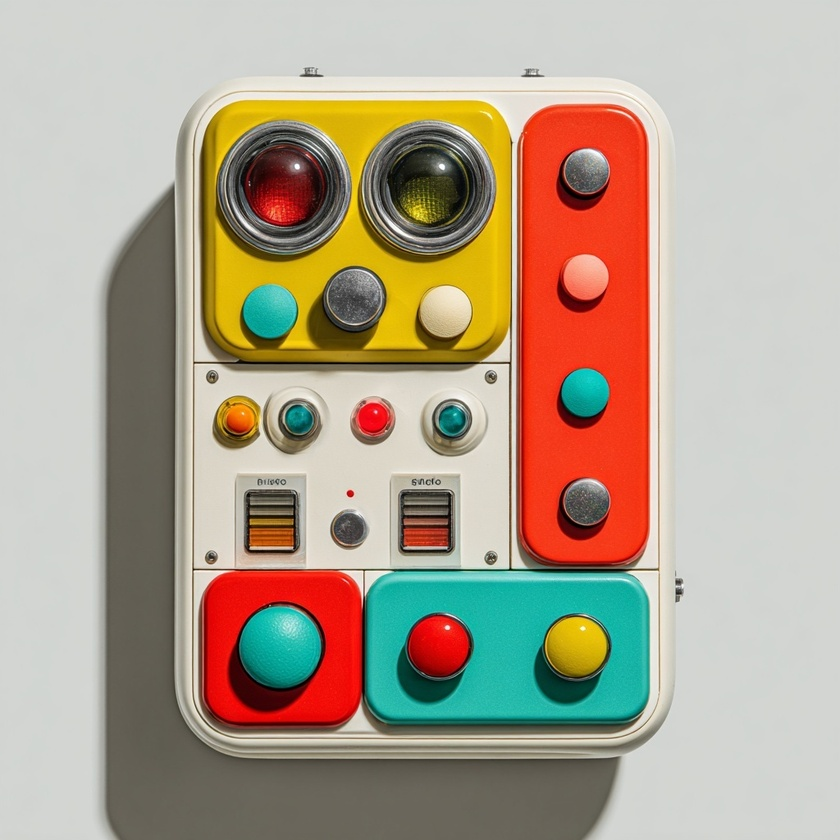
#> input picture test_images/IMG_8324.jpeg, 840 x 840 px, shrunk from 1024 x 1024 before the run
$ python -i classical.py   (imports and definitions only)
#> lines starting #> are read from the running program, lines starting #| are printed output that depends on the picture; after the words box and inside, x2 and y2 are one past the last pixel; in counts of white or black regions, pixels touching at a corner belong together
#> further down, picture is the input picture: shape (840, 840, 3); mean B, G, R 142.8, 161.6, 176.1
"""
Classical computer vision shadow detection baseline.

Implements illumination-invariant transforms and morphological analysis
to detect shadow regions in images.

Algorithm overview:
1. Convert RGB to illumination-invariant representations (HSV, log-chromaticity)
2. Compute soft shadow likelihood using:
   - Brightness/value channel (dark regions are likely shadows)
   - Local contrast (shadow regions are dark relative to neighborhood)
   - Color-invariance constraints (shadows maintain chromaticity)
3. Apply morphological cleanup and adaptive thresholding
4. Produce soft map (float32, 0..1) and binary mask (uint8/bool)

Limitations:
- Works best on natural images with clear light/shadow boundaries
- May struggle with stylized/AI-generated images
- Requires reasonable image contrast
"""

from dataclasses import dataclass
from typing import Any

import cv2
import numpy as np


@dataclass
class ShadowClassicalConfig:
    """Configuration for classical shadow detection."""

    # Thresholding
    brightness_percentile: float = 35.0
    """Percentile threshold for brightness-based shadow detection (0-100)."""

    local_window_size: int = 31
    """Size of local neighborhood for contrast computation (odd number)."""

    morph_open_size: int = 3
    """Kernel size for morphological opening (noise removal)."""

    morph_close_size: int = 5
    """Kernel size for morphological closing (hole filling)."""

    # Constraints
    chroma_variance_threshold: float = 0.15
    """Max chromaticity variance within shadow region (0-1)."""

    min_shadow_area_fraction: float = 0.001
    """Minimum shadow area as fraction of image size."""


def detect_shadows_classical(
    image_bgr: np.ndarray,
    config: ShadowClassicalConfig | None = None,
) -> dict[str, Any]:
    """
    Detect shadows in an image using classical CV techniques.

    This function implements a classical computer vision approach to shadow
    detection without deep learning. It uses illumination-invariant color
    spaces and morphological analysis.

    Args:
        image_bgr: Input image in BGR format (H×W×3, uint8)
        config: ShadowClassicalConfig with tunable parameters

    Returns:
        Dictionary containing:
            - shadow_soft: Soft shadow map (H×W float32, 0..1)
            - shadow_mask: Binary shadow mask (H×W uint8, 0-255)
            - debug: Dictionary with intermediate maps:
                - brightness: V channel from HSV
                - chroma_norm: Normalized chromaticity
                - local_contrast: Local contrast map
                - brightness_likelihood: Shadow likelihood from brightness
                - contrast_likelihood: Shadow likelihood from contrast
                - threshold_used: Adaptive threshold value
    """
    if config is None:
        config = ShadowClassicalConfig()

    if image_bgr is None or image_bgr.size == 0:
        raise ValueError("Invalid image")

    height, width = image_bgr.shape[:2]

    # ========== Step 1: Convert to illumination-invariant representations ==========

    # HSV: Extract value (brightness) channel
    hsv = cv2.cvtColor(image_bgr, cv2.COLOR_BGR2HSV).astype(np.float32)
    brightness = hsv[:, :, 2] / 255.0  # Normalize to [0, 1]

    # Log-chromaticity (illumination-invariant color)
    # Safe division: avoid log(0)
    img_float = image_bgr.astype(np.float32) + 1e-6
    log_r = np.log(img_float[:, :, 2])
    log_g = np.log(img_float[:, :, 1])
    log_b = np.log(img_float[:, :, 0])

    log_sum = log_r + log_g + log_b
    log_chromaticity = np.stack(
        [
            log_r - log_sum / 3.0,
            log_g - log_sum / 3.0,
            log_b - log_sum / 3.0,
        ],
        axis=2,
    )
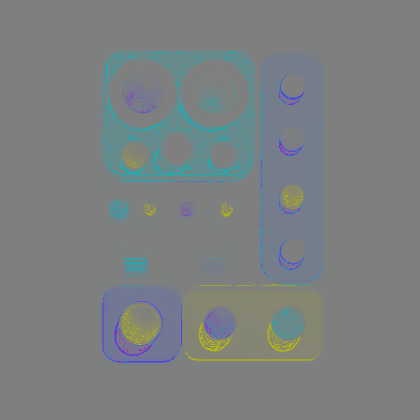
#> log_chromaticity: shape (840, 840, 3) float32 (shown at 1/2 size); mean of channels 0, 1, 2 0.224, 0.118, -0.341; drawn with min black and max white

    # Normalize chromaticity for comparison
    chroma_norm = np.linalg.norm(log_chromaticity, axis=2)
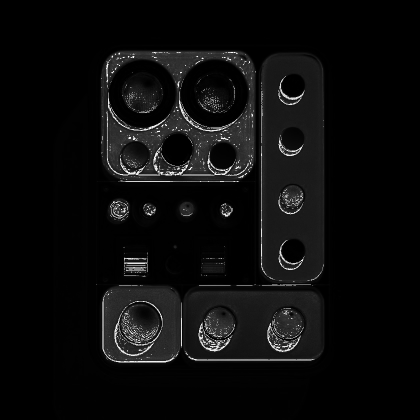
#> chroma_norm: shape (840, 840) float32 (shown at 1/2 size); min 0, max 15.74, mean 0.765; drawn with min black and max white
    chroma_norm = (chroma_norm - chroma_norm.min()) / (chroma_norm.max() - chroma_norm.min() + 1e-8)

    # ========== Step 2: Compute shadow likelihood maps ==========

    # Brightness-based likelihood: darker regions are likely shadows
    brightness_threshold = np.percentile(brightness, config.brightness_percentile)
#> brightness_threshold = 0.8
    brightness_likelihood = np.clip(
        (brightness_threshold - brightness) / (brightness_threshold + 1e-8),
        0,
        1,
    )

    # Local contrast: shadows are darker than their surroundings
    # Use morphological operations to estimate local brightness
    kernel_size = max(3, config.local_window_size - (config.local_window_size % 2))
    local_max = cv2.morphologyEx(
        (brightness * 255).astype(np.uint8),
        cv2.MORPH_DILATE,
        cv2.getStructuringElement(cv2.MORPH_ELLIPSE, (kernel_size, kernel_size)),
    )
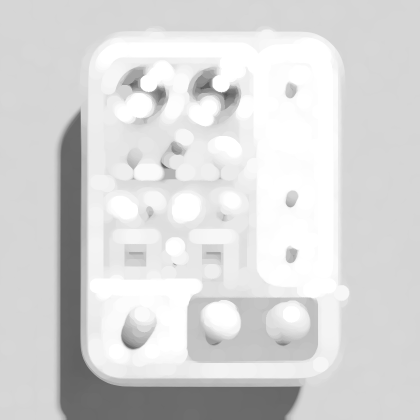
#> local_max: shape (840, 840) (shown at 1/2 size); min 83, max 255, mean 216.1
    local_contrast = 1.0 - (brightness * 255 / (local_max.astype(np.float32) + 1e-8))
    local_contrast = np.clip(local_contrast, 0, 1)

    # Combine: soft shadow map
    shadow_soft = brightness_likelihood * 0.6 + local_contrast * 0.4

    # ========== Step 3: Morphological cleanup ==========

    # Convert soft map to uint8 for morphology operations
    shadow_uint8 = (shadow_soft * 255).astype(np.uint8)

    # Opening: remove small noise
    open_kernel = cv2.getStructuringElement(
        cv2.MORPH_ELLIPSE,
        (config.morph_open_size, config.morph_open_size),
    )
    shadow_opened = cv2.morphologyEx(shadow_uint8, cv2.MORPH_OPEN, open_kernel, iterations=1)

    # Closing: fill holes
    close_kernel = cv2.getStructuringElement(
        cv2.MORPH_ELLIPSE,
        (config.morph_close_size, config.morph_close_size),
    )
    shadow_closed = cv2.morphologyEx(shadow_opened, cv2.MORPH_CLOSE, close_kernel, iterations=1)

    # ========== Step 4: Binary mask via adaptive threshold ==========

    # Use Otsu's method for automatic threshold selection
    _, shadow_mask = cv2.threshold(shadow_closed, 0, 255, cv2.THRESH_BINARY + cv2.THRESH_OTSU)
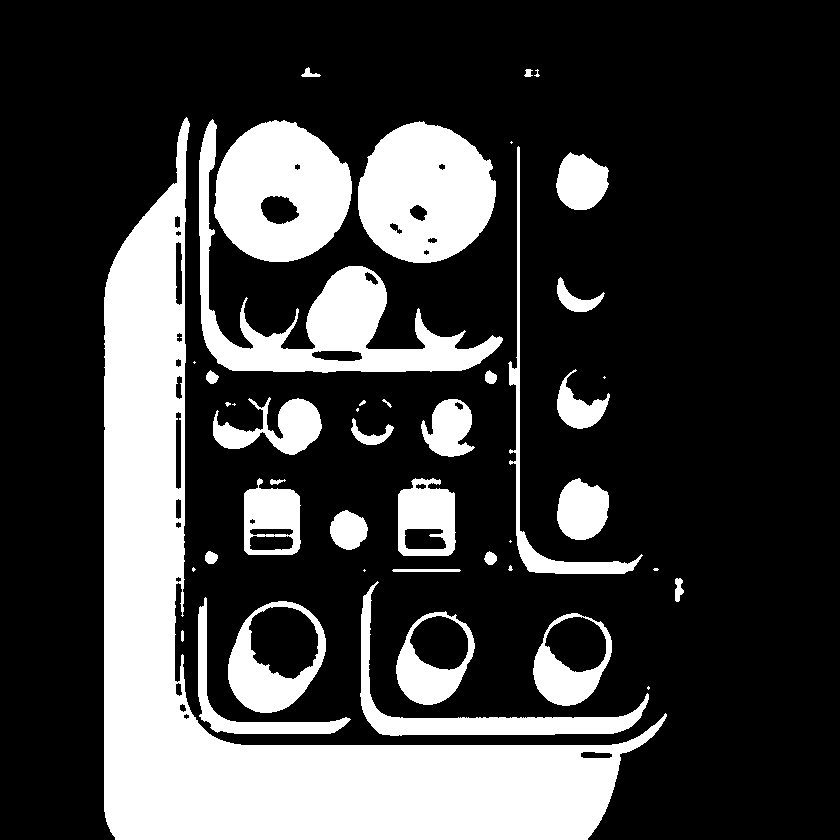
#> shadow_mask: shape (840, 840); 25.1% white; 45 white regions (12 under 20 px)

    # Filter by area: remove shadows smaller than threshold
    min_area = int(height * width * config.min_shadow_area_fraction)
    contours, _ = cv2.findContours(shadow_mask, cv2.RETR_EXTERNAL, cv2.CHAIN_APPROX_SIMPLE)
#> contours = 45 contours, 15 with area under 20; largest, box (x1, y1, x2, y2) and area: (104, 117, 667, 840) 90260, (199, 119, 503, 373) 14968, (358, 121, 496, 263) 14744, (214, 120, 352, 262) 14684, (228, 601, 326, 713) 8086

    filtered_mask = np.zeros_like(shadow_mask)
    for contour in contours:
        if cv2.contourArea(contour) >= min_area:
            cv2.drawContours(filtered_mask, [contour], 0, 255, -1)
#> this loop made 45 passes
#> contour on passes 10, 16, 30, 34, 38: [[364, 569], [363, 570], [364, 571], [365, 570]], [[510, 540], [509, 541], [510, 542], [511, 541]], [[604, 376], [603, 377], [604, 378], [605, 377]], [[194, 361], [193, 362], [194, 363], [195, 362]], [[511, 141], [510, 142], [511, 143], [512, 142]]
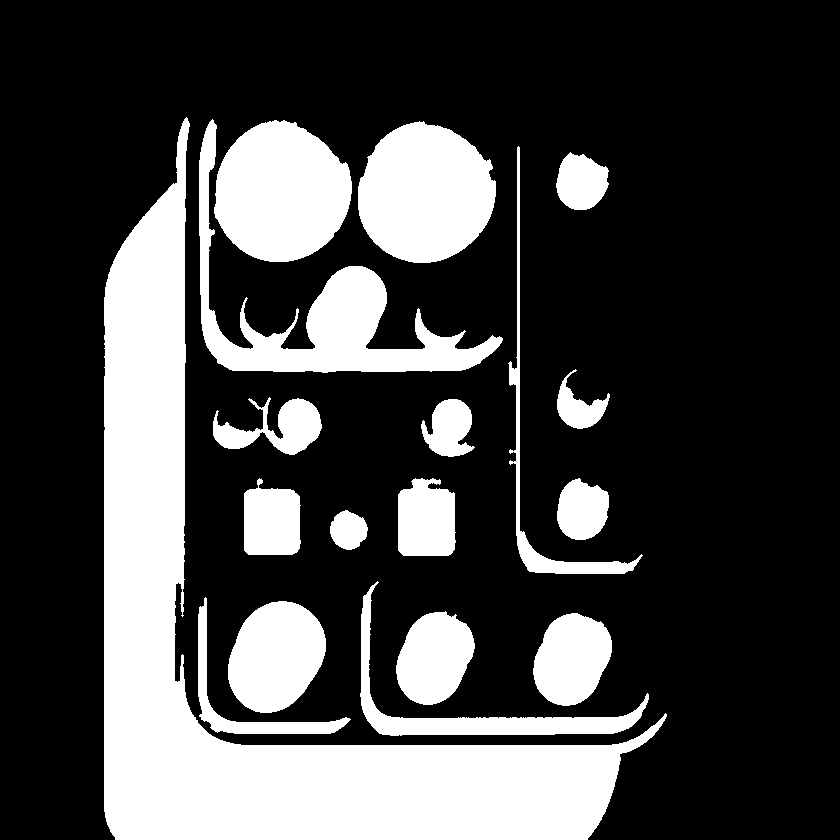
#> filtered_mask: shape (840, 840); 26.7% white; 18 white regions, largest, box (x1, y1, x2, y2) and area: (104, 117, 667, 840) 91532, (199, 119, 503, 373) 15675, (358, 121, 496, 263) 14948

    shadow_mask = filtered_mask

    # ========== Return results ==========

    return {
        "shadow_soft": shadow_soft.astype(np.float32),
        "shadow_mask": shadow_mask.astype(np.uint8),
        "debug": {
            "brightness": brightness.astype(np.float32),
            "chroma_norm": chroma_norm.astype(np.float32),
            "local_contrast": local_contrast.astype(np.float32),
            "brightness_likelihood": brightness_likelihood.astype(np.float32),
            "contrast_likelihood": (local_contrast * 255).astype(np.uint8),
            "threshold_used": float(brightness_threshold),
            "config": {
                "brightness_percentile": config.brightness_percentile,
                "local_window_size": config.local_window_size,
                "morph_open_size": config.morph_open_size,
                "morph_close_size": config.morph_close_size,
            },
        },
    }

>>> import cv2
>>> picture = cv2.imread('../../../test_images/IMG_8324.jpeg')
>>> result = detect_shadows_classical(picture)
#> result = 3 items
